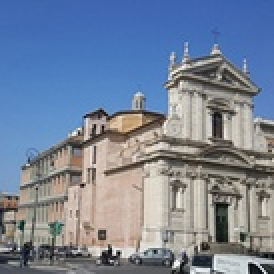
#> input picture 12week Script/images/dft_240.jpg, 137 x 137 px, shrunk from 240 x 240 before the run, found by its file name (shown 2 times larger)
$ python '2차원이산푸리에변환.py'
#> lines starting #> are read from the running program, lines starting #| are printed output that depends on the picture
### 12week Script/Common/filters.py
import numpy as np
import cv2
import math
import time

# [64 lines left out: functions filter, minmax_filter, diffrential, salt_pepper_noise, median_filter, not called in this run]

def exp(knN):
    th = -2*math.pi*knN
    return complex(math.cos(th), math.sin(th))


def dft(g):
    N = len(g)
    dst = [sum(g[n]*exp(k*n/N) for n in range(N)) for k in range(N)]
    return np.array(dst)

# [22 lines left out: functions idft, fttshift, calc_spectrum, not called in this run]

def dft2(image):
    tmp = [dft(row) for row in image]
    dst = [dft(row) for row in np.transpose(tmp)]
    return np.transpose(dst)

# [4 lines left out: function idft2, not called in this run]

def ck_time(mode = 0):
    global stime
    if (mode == 0):
        stime = time.perf_counter()
    elif (mode == 1):
        etime = time.perf_counter()
        print("time : ", etime - stime)
        print("수행시간 = %0.5f 초" % (etime - stime))

### 12week Script/2차원이산푸리에변환.py
import numpy as np
import cv2
from Common.filters import *
from Common.filters import dft2, idft2


image = cv2.imread("C:/Users/64527/Desktop/Smart_CCTV/humen_detect_test/OpenCV_university/12week Script/images/dft_240.jpg", cv2.IMREAD_GRAYSCALE)
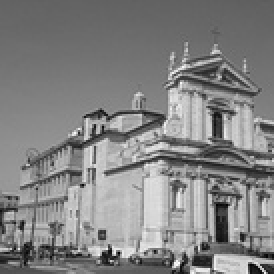
#> image: shape (137, 137) (shown 2 times larger); min 0, max 253, mean 130.5
if image is None: raise Exception("영상파일 읽기 오류")

ck_time(0)
dft = dft2(image)
#> in dft2, `tmp = [dft(row) for row in image]`: tmp = 137 items
#> (the run stopped early here; a loop or call above may not have finished)
